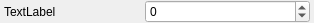
<?xml version="1.0" encoding="UTF-8"?>
<ui version="4.0">
 <class>IntParameterWidget</class>
 <widget class="QWidget" name="IntParameterWidget">
  <property name="geometry">
   <rect>
    <x>0</x>
    <y>0</y>
    <width>314</width>
    <height>23</height>
   </rect>
  </property>
  <property name="windowTitle">
   <string>Form</string>
  </property>
  <layout class="QGridLayout" name="gridLayout">
   <property name="leftMargin">
    <number>4</number>
   </property>
   <property name="topMargin">
    <number>0</number>
   </property>
   <property name="rightMargin">
    <number>4</number>
   </property>
   <property name="bottomMargin">
    <number>0</number>
   </property>
   <item row="0" column="0">
    <widget class="QLabel" name="label">
     <property name="sizePolicy">
      <sizepolicy hsizetype="Fixed" vsizetype="Preferred">
       <horstretch>0</horstretch>
       <verstretch>0</verstretch>
      </sizepolicy>
     </property>
     <property name="minimumSize">
      <size>
       <width>135</width>
       <height>0</height>
      </size>
     </property>
     <property name="text">
      <string>TextLabel</string>
     </property>
    </widget>
   </item>
   <item row="0" column="1">
    <widget class="QSpinBox" name="intEdit">
     <property name="minimum">
      <number>-2147483647</number>
     </property>
     <property name="maximum">
      <number>2147483647</number>
     </property>
    </widget>
   </item>
  </layout>
 </widget>
 <resources/>
 <connections/>
</ui>
